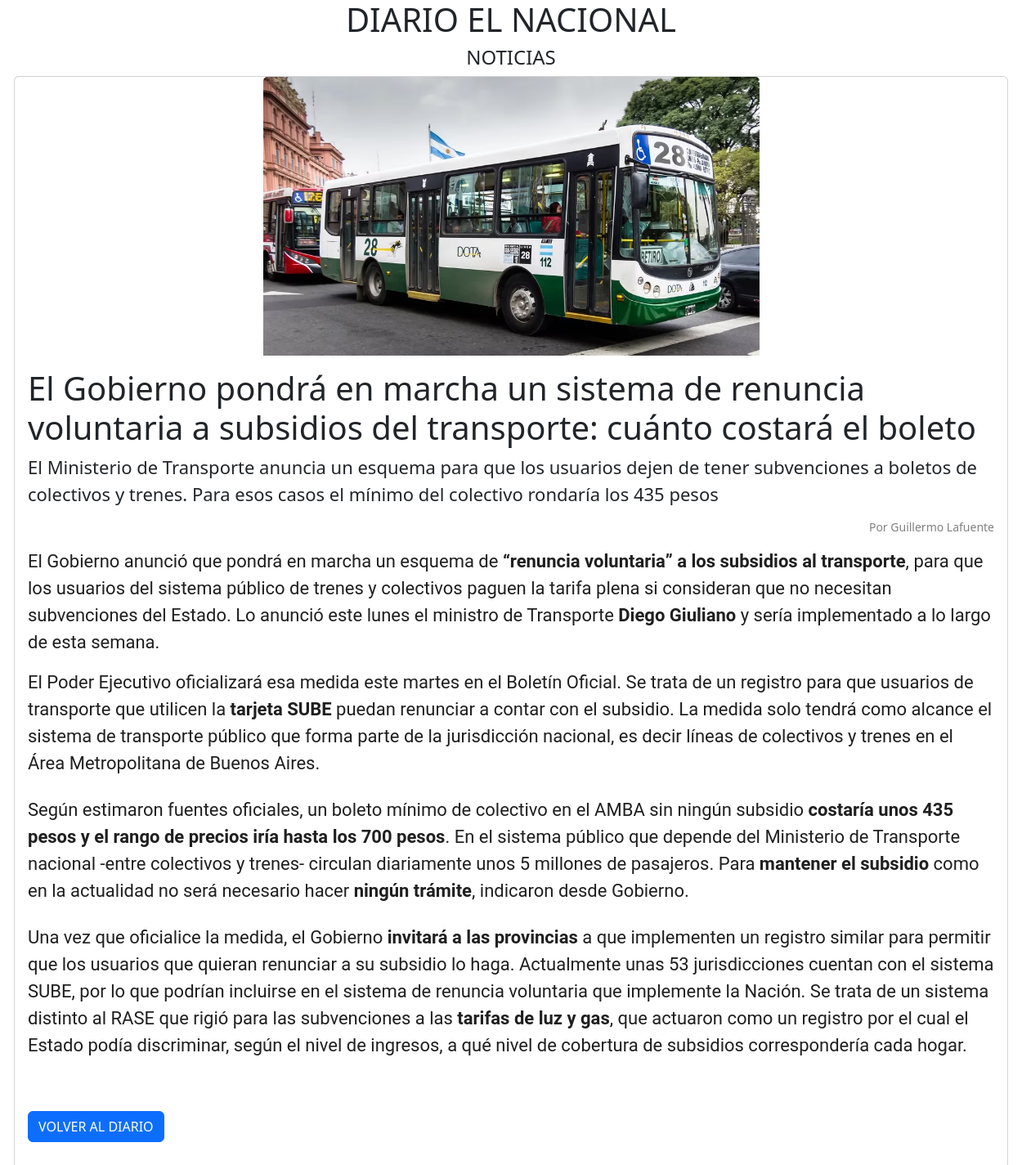
/ver_noticia.php?id_noticia=2, run on the app's committed database.
### tables this page shows
CREATE TABLE `noticias` (
  `id_noticia` int(11) NOT NULL,
  `id_usuario` int(11) NOT NULL,
  `titulo` text NOT NULL,
  `copete` text NOT NULL,
  `cuerpo` text NOT NULL,
  `imagen` varchar(255) NOT NULL,
  `fecha` timestamp NOT NULL DEFAULT current_timestamp() ON UPDATE current_timestamp(),
  `categoria` varchar(30) NOT NULL
);

CREATE TABLE `usuarios` (
  `id_usuario` int(11) NOT NULL,
  `nombre` varchar(30) NOT NULL,
  `apellido` varchar(30) NOT NULL,
  `usuario` varchar(30) NOT NULL,
  `password` varchar(30) NOT NULL
);

### ver_noticia.php (the view, shortened to what this page needs)
<!DOCTYPE html>
<html lang="es">
<head>
    <link href="lib/bootstrap-5.3.2/css/bootstrap.min.css" rel="stylesheet">
</head>
<body>
    <div class="container-fluid" style="width:1240px; position: relative; margin: auto">
        <span style="text-align: center">
        <h1>DIARIO EL NACIONAL</h1>
        <h4>NOTICIAS</h4>
        </span>
        <div class="row">
        <?php
        extract($_REQUEST);
        require("admin/conexion.php");
        $conexion = mysqli_connect($server_db, $usuario_db, $password_db)
            or die("No se puede conectar con el servidor");
        mysqli_select_db($conexion, $base_db)
            or die("No se puede seleccionar la base de datos");
        $instruccion = "select * from noticias where id_noticia='$id_noticia'";
        $consulta = mysqli_query($conexion, $instruccion) or die("no puedo consultar");
        $nfilas = mysqli_num_rows($consulta);
        for ($i = 0; $i < $nfilas; $i++) {
            $resultado = mysqli_fetch_array($consulta);
            $inst2 = "select * from usuarios where id_usuario=" . $resultado['id_usuario'];
            $consulta2 = mysqli_query($conexion, $inst2) or die("no puedo consultar");
            $autor = mysqli_fetch_array($consulta2);
            print('
            <div class="col-12">
                <div class="card">
                <div style="width:50%; margin:auto;">
                    <img src="imagenes_subidas/'.$resultado['imagen'].'" class="card-img-top" alt="'.$resultado['titulo'].'">
                </div>
                    <div class="card-body">
                        <h5 class="card-title" style="font-size: 40px">'.$resultado['titulo'].'</h5>
                        <p class="card-text" style="font-size: 22px">'.substr($resultado['copete'],0,1600).'</p>
                        <h4 class="card-text" style="font-size: 14px; color: grey; text-align: right"> Por ' . $autor['nombre'] . ' ' . $autor['apellido'].'</h4>
                        <p class="card-text">'.substr($resultado['cuerpo'],0,20000).'</p>
                        <p style="align: left;"><a href="javascript:history.back()" class="btn btn-primary" >VOLVER AL DIARIO</a></p>
                    </div>
                 </div>
            </div>
            ');
        }
        ?>
        </div>
</body>
</html>

### data on the page
noticias: imagen (picture), titulo "El Gobierno pondrá en marcha un sistema de renuncia voluntaria a subsidios del transporte: cuánto costará el boleto", copete "El Ministerio de Transporte anuncia un esquema para que los usuarios dejen de tener subvenciones a boletos de colectivos y trenes. Para esos casos el mínimo del colectivo rondaría los 435 pesos", id_usuario.nombre "Guillermo", id_usuario.apellido "Lafuente", cuerpo "El Gobierno anunció que pondrá en marcha un esquema de “renuncia voluntaria” a los subsidios al transporte , para que los usuarios del sistema público de trenes y colectivos paguen la tarifa plena si consideran que no necesitan subvenciones del Estado. Lo anunció este lunes el ministro de Transporte Diego Giuliano y sería implementado a lo largo de esta semana. El Poder Ejecutivo oficializará esa medida este martes en el Boletín Oficial. Se trata de un registro para que usuarios de transporte que utilicen la tarjeta SUBE puedan renunciar a contar con el subsidio. La medida solo tendrá como alcance el sistema de transporte público que forma parte de la jurisdicción nacional, es decir líneas…"
